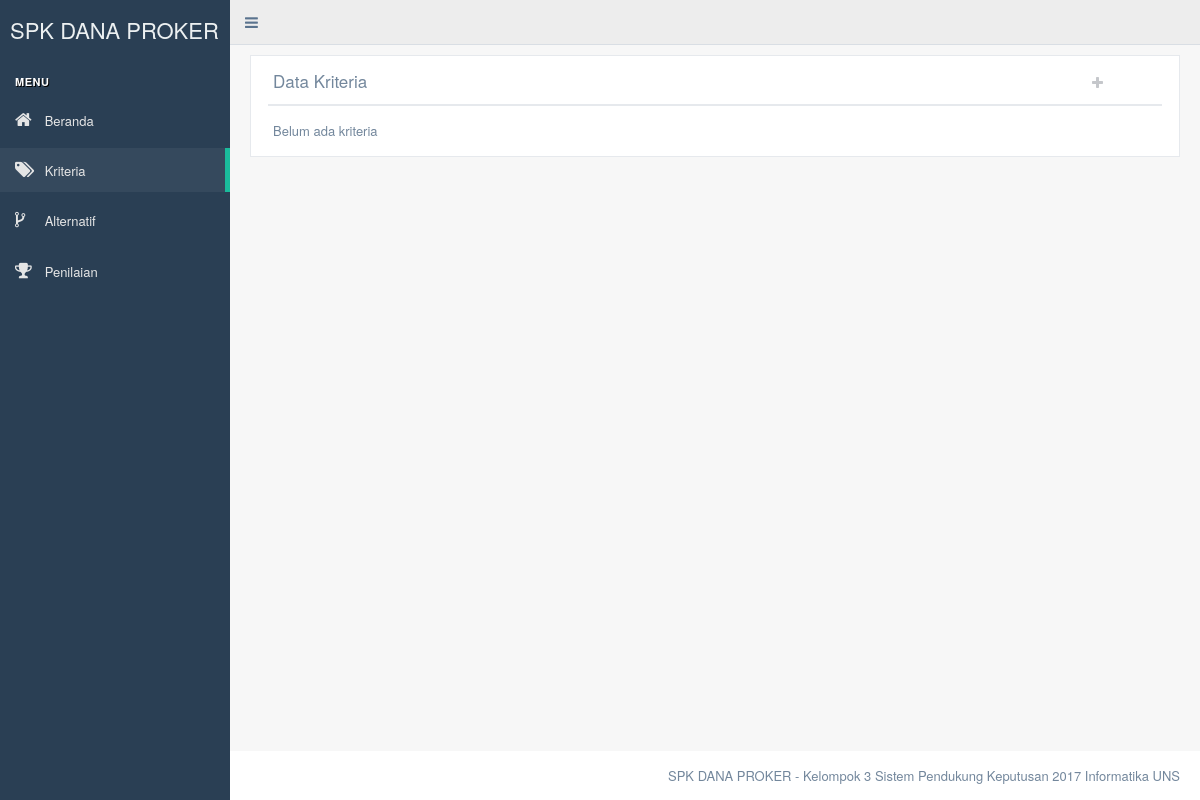
/kriteria.php, run on an earlier commit of the app's database.
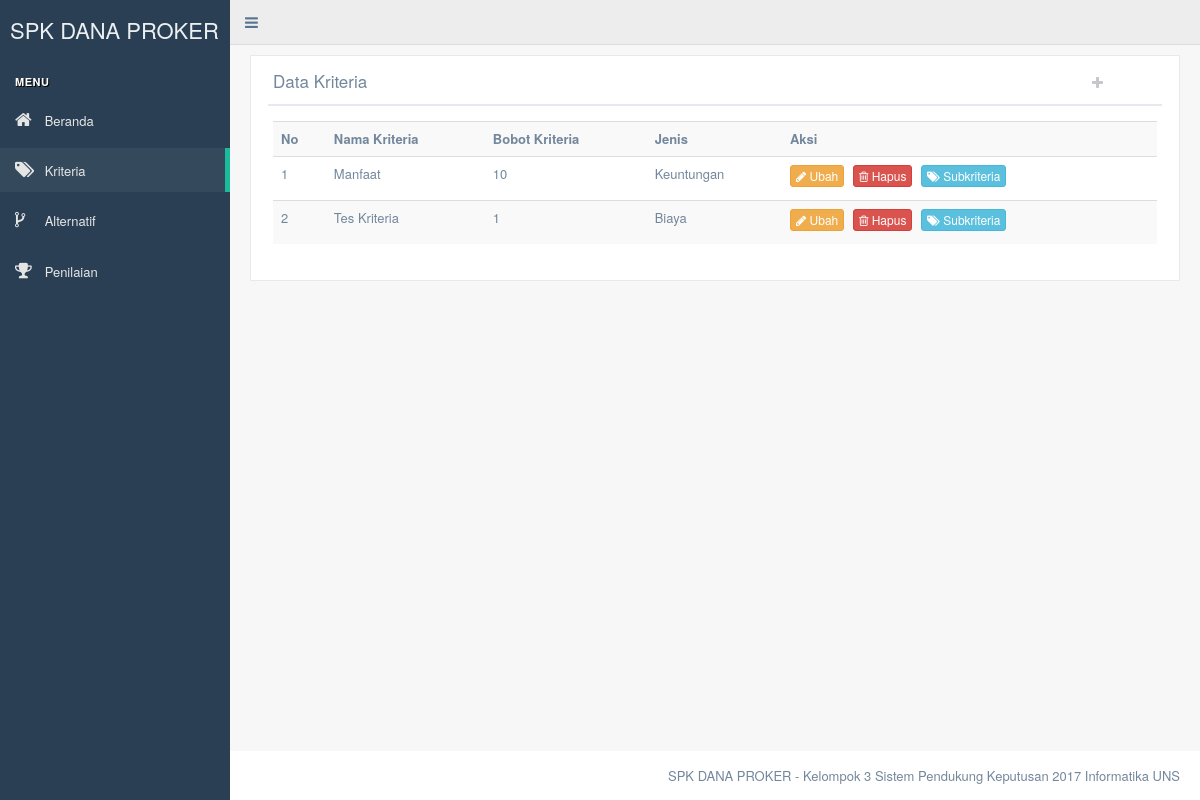
And on a later commit of the database.
### tables this page shows
CREATE TABLE `kriteria` (
  `id` int(2) NOT NULL,
  `nama` varchar(25) NOT NULL,
  `bobot` int(2) NOT NULL,
  `jenis` varchar(10) NOT NULL
);

### crud_kriteria.php (the view, shortened to what this page needs)
<?php
	require 'koneksi.php';
	function get_kriteria() {
		global $koneksi;
		$sql = "SELECT * FROM kriteria";
		$query = mysqli_query($koneksi, $sql);
		if(mysqli_num_rows($query) == 0) {
			echo "Belum ada kriteria";
		} else {
?>
			<table class="table table-striped">
				<tr>
					<th>No</th>
					<th>Nama Kriteria</th>
					<th>Bobot Kriteria</th>
					<th>Jenis</th>
					<th>Aksi</th>
				</tr>
<?php
			$no = 1;
			while($row = mysqli_fetch_assoc($query)) {
?>
				<tr>
					<td><?php echo $no; ?></td>
					<td><?php echo $row['nama']; ?></td>
					<td><?php echo $row['bobot']; ?></td>
					<td><?php echo $row['jenis']; ?></td>
					<td>
						<a class="btn btn-warning btn-xs" data-toggle="modal" data-placement="right" data-target="#modal_ubah_kriteria_<?php echo $row['id']; ?>"><i class="fa fa-pencil"></i> Ubah</a>
						<a class="btn btn-danger btn-xs" data-toggle="modal" data-placement="right" data-target="#modal_hapus_kriteria_<?php echo $row['id']; ?>"><i class="fa fa-trash-o"></i> Hapus</a>
						<a href="subkriteria.php?id=<?php echo $row['id']; ?>" class="btn btn-info btn-xs"><i class="fa fa-tags"></i> Subkriteria</a>
					</td>
				</tr>
<?php
				$no++;
			}
?>
			</table>
<?php
		}
	}
?>

What changed in the data, as far as the page shows it:
added kriteria: nama "Manfaat", bobot "10", jenis "Keuntungan"
added kriteria: nama "Tes Kriteria", bobot "1", jenis "Biaya"
Also different on the page:
text no longer shown: "Belum ada kriteria"
text now shown: "No Nama Kriteria Bobot Kriteria Jenis Aksi"
